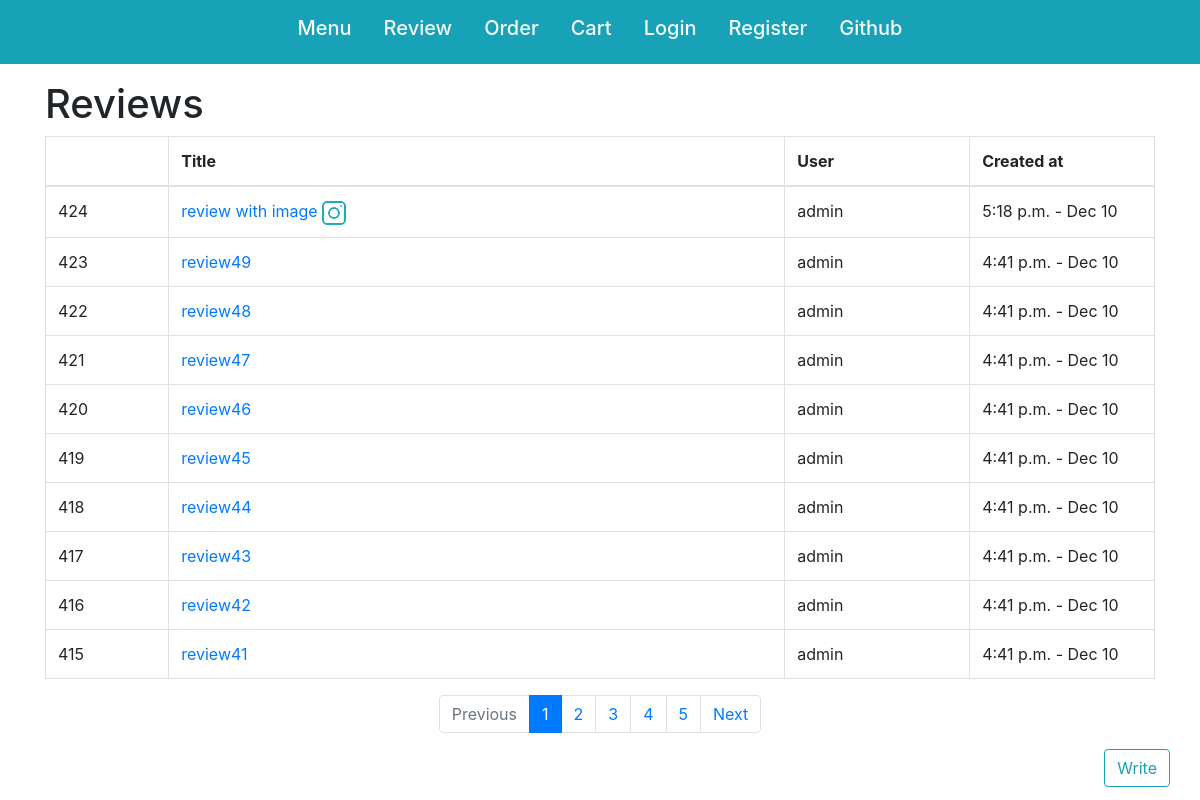
The page /reviews/ on the database as committed earlier.
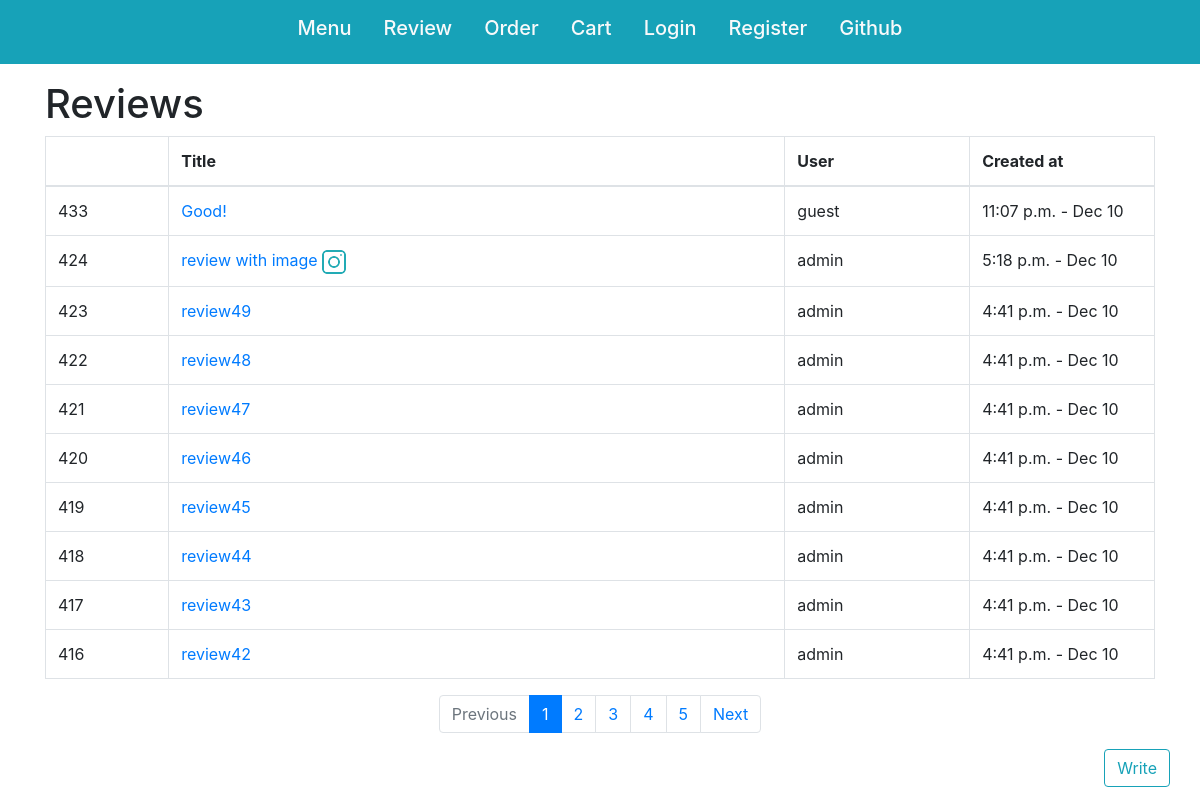
The same page on the database as committed later.
### reviews/models.py (models this page shows, shortened)
class Review(models.Model):
    user = models.ForeignKey(User, on_delete=models.SET_DEFAULT, default='deleted user', related_name='reviews')
    title = models.CharField(max_length=40)
    content = models.TextField()
    image = models.ImageField(upload_to='reviews/photos', blank=True, null=True)
    time_created = models.DateTimeField(default=timezone.now)

### reviews/views.py (the view)
# urls.py: path('', views.ReviewList.as_view(), name='review_list'),
class ReviewList(ListView):
    model = Review
    paginate_by = 10
    ordering = ['-time_created']

### reviews/templates/reviews/review_list.html (shortened to what this page needs)
{% extends "base_reviews.html" %}
{% block content %}
<h1>Reviews</h1>
<table class="table table-bordered table-hover">
    <colgroup>
        <col width="10%">
        <col width="50%">
        <col width="15%">
        <col width="15%">
    </colgroup>
    <thread>
        <tr>
            <th></th>
            <th>Title</th>
            <th>User</th>
            <th>Created at</th>
        </tr>
    </thread>
    <tbody>
        {% for review in review_list %}
            <tr>
                <td>{{ review.id }}</td>
                <td>
                    <a href="{% url 'review_detail' review.id %}">{{ review.title }}
                        {% if review.image %}{% load static %}
                        <img src="{% static 'reviews/img/image_icon.png' %}">
                        {% endif %}
                    </a>
                </td>
                <td>{{ review.user }}</td>
                <td>{{ review.time_created|time:'P' }} - {{ review.time_created|date:'M d' }}</td>
            </tr>
        {% endfor %}
    </tbody>
</table>
{% if is_paginated %}
<div class="row justify-content-center">
    <ul class="pagination">
    {% if page_obj.has_previous %}
        <li class="page-item"><a class="page-link" href="?page={{ page_obj.previous_page_number }}">Previous</a></li>
    {% else %}
        <li class="disabled page-item"><a class="page-link" href="">Previous</a></li>
    {% endif %}
    {% for i in page_obj.paginator.page_range %}
        {% if page_obj.number == i %}
            <li class="active page-item"><a class="page-link">{{ i }}</a></li>
        {% elif i > page_obj.number|add:'-5' and i < page_obj.number|add:'5' %}
            <li class="page-item"><a class="page-link" href="?page={{ i }}">{{ i }}</a></li>
        {% endif %}
    {% endfor %}
    {% if page_obj.has_next %}
        <li class="page-item"><a class="page-link" href="?page={{ page_obj.next_page_number }}">Next</a></li>
    {% else %}
        <li class="disabled page-item"><a class="page-link" href="">Next</a></li>
    {% endif %}
    </ul>
</div>
{% endif %}
<div class="row justify-content-end">
    <a href="{% url 'post_review' %}" class="btn btn-outline-info">Write</a>
</div>
{% endblock %}

### reviews/templates/base_reviews.html (shortened to what this page needs)
{% extends "base.html" %}

### templates/base.html (shortened to what this page needs)
<!DOCTYPE html>
<html>
<head>
    {% load static %}
    <link rel="stylesheet" href="https://stackpath.bootstrapcdn.com/bootstrap/4.1.3/css/bootstrap.min.css"
>
</head>
<body>
<nav class="navbar bg-info row justify-content-center">
    {% block navbar %}
    <a class="nav-link text-light" href="/"><h5>Menu</h5></a>
    <a class="nav-link text-light" href="/reviews"><h5>Review</h5></a>
    <a class="nav-link text-light" href="/user/order"><h5>Order</h5></a>
    <a class="nav-link text-light" href="/cart"><h5>Cart</h5></a>
    {% if not request.user.is_authenticated %}
    <a class="nav-link text-light" href="/login"><h5>Login</h5></a>
    <a class="nav-link text-light" href="/register"><h5>Register</h5></a>
    {% else %}
    <a class="nav-link text-light" href="/logout"><h5>Logout</h5></a>
    {% endif %}
    <a class="nav-link text-light" href="https://github.com/syntaxkim/project3-pizza" target="_blank"><h5>Github</h5></a>
    {% endblock %}
</nav>
<div class="container mt-3">
{% block content %}
{% endblock %}
</div>
</body>
</html>

Rows that differ between the two databases and show on the page:
no longer on this page (row unchanged): Review: id "415", title "review41", user "admin", time_created "4:41 p.m.", time_created "Dec 10"
added Review: id "433", title "Good!", user "guest", time_created "11:07 p.m.", time_created "Dec 10"
